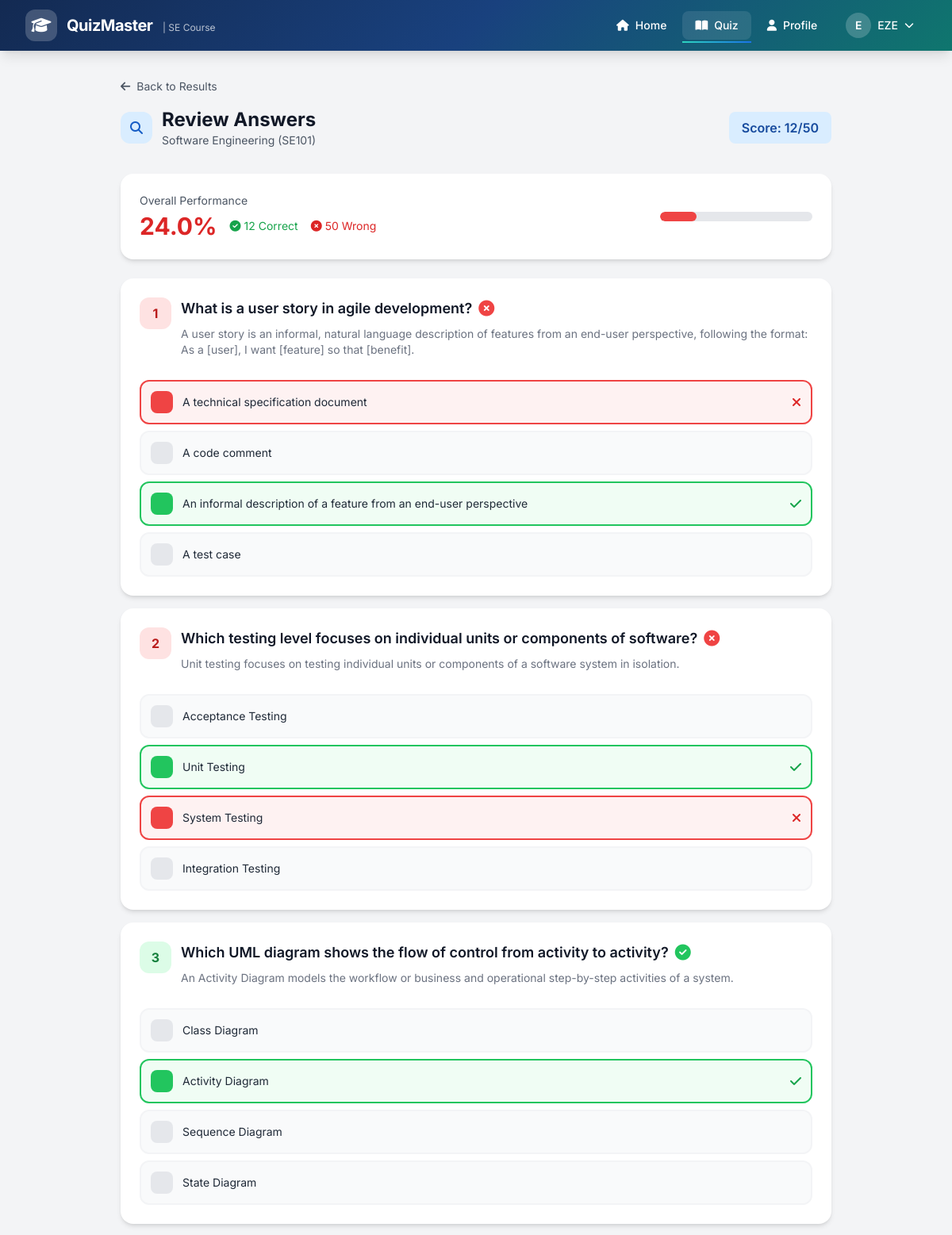
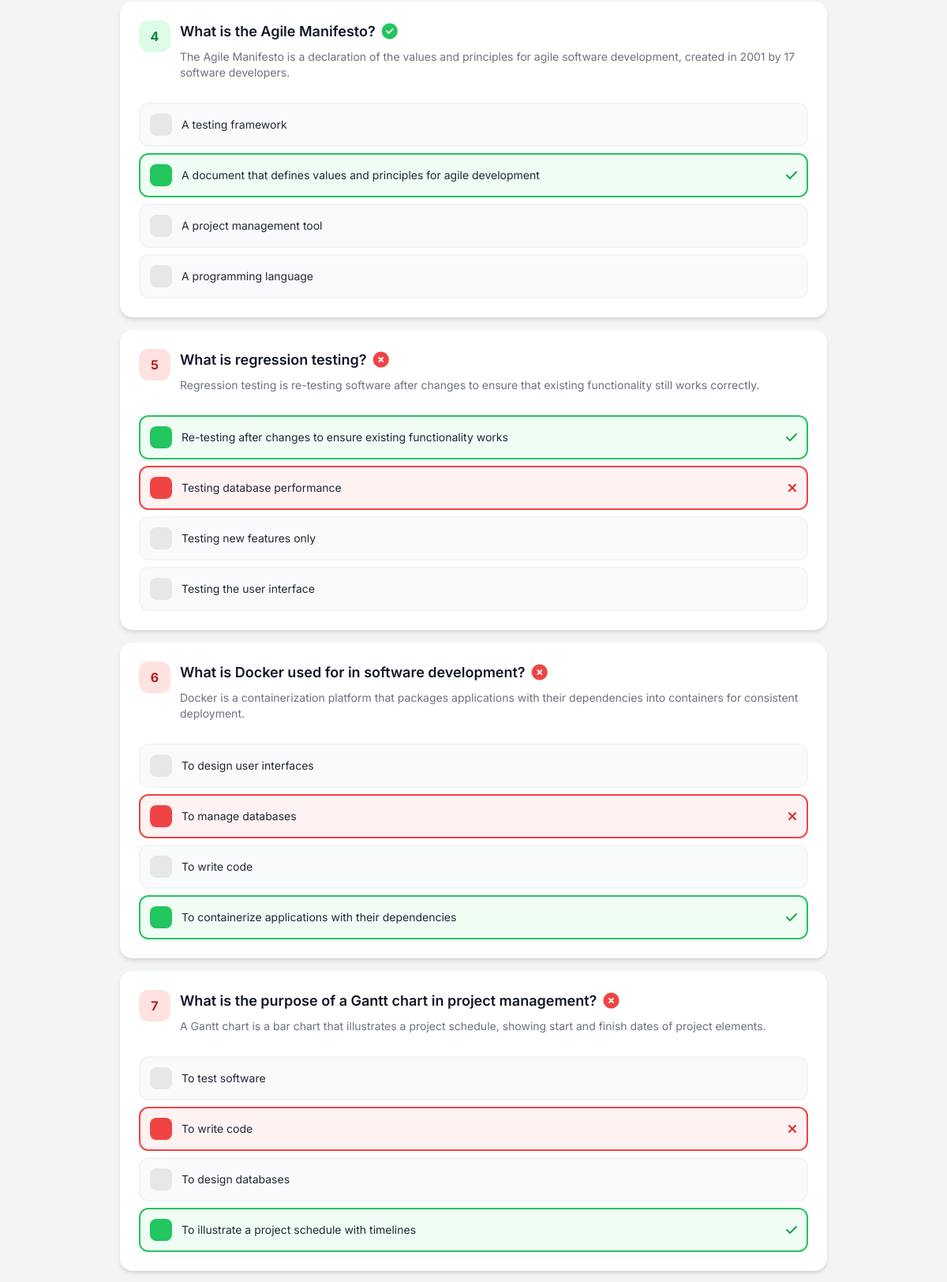
Screenshot of /quiz/review/ (signed in, upper part) with the database file from the repository (2 pictures, top to bottom).
### quiz/models.py (models this page shows, shortened)
class QuizAttempt(models.Model):
    STATUS_CHOICES = [
        ('in_progress', 'In Progress'),
        ('completed', 'Completed'),
        ('timed_out', 'Timed Out'),
    ]
    user = models.ForeignKey(User, on_delete=models.CASCADE, related_name='quiz_attempts')
    course = models.ForeignKey(Course, on_delete=models.CASCADE, related_name='attempts')
    started_at = models.DateTimeField(auto_now_add=True)
    completed_at = models.DateTimeField(null=True, blank=True)
    score = models.PositiveIntegerField(null=True, blank=True)
    total_questions = models.PositiveIntegerField(default=50)
    status = models.CharField(max_length=20, choices=STATUS_CHOICES, default='in_progress')
    question_order = models.JSONField(default=list, help_text="Shuffled question IDs")
    option_mapping = models.JSONField(default=dict, help_text="Shuffled option mappings per question")
    time_remaining = models.PositiveIntegerField(null=True, blank=True, help_text="Time remaining in seconds")
    class Meta:
        ordering = ['-started_at']
        unique_together = ['user', 'course', 'status']
    def get_shuffled_questions(self):
        if not self.question_order:
            questions = list(Question.objects.filter(course=self.course, is_active=True))
            random.shuffle(questions)
            self.question_order = [q.id for q in questions]
            self.save(update_fields=['question_order'])
        else:
            questions = list(Question.objects.filter(id__in=self.question_order, is_active=True))
            questions.sort(key=lambda q: self.question_order.index(q.id))
        return questions
    def get_shuffled_options(self, question):
        qid = str(question.id)
        options = list(question.options.all())
        if not self.option_mapping or qid not in self.option_mapping:
            original_ids = [opt.id for opt in options]
            shuffled_ids = original_ids.copy()
            random.shuffle(shuffled_ids)
            if not self.option_mapping:
                self.option_mapping = {}
            self.option_mapping[qid] = shuffled_ids
            self.save(update_fields=['option_mapping'])
        else:
            shuffled_ids = self.option_mapping[qid]
            options_dict = {opt.id: opt for opt in options}
            options = [options_dict[oid] for oid in shuffled_ids if oid in options_dict]
        return options
    def get_percentage(self):
        if self.score is None or self.total_questions == 0:
            return 0
        return round((self.score / self.total_questions) * 100, 2)
    def is_passed(self):
        try:
            settings = self.course.settings
            return self.score is not None and self.score >= settings.passing_score
        except QuizSettings.DoesNotExist:
            return self.score is not None and self.score >= 25

class Question(models.Model):
    DIFFICULTY_CHOICES = [
        ('easy', 'Easy'),
        ('medium', 'Medium'),
        ('hard', 'Hard'),
    ]
    course = models.ForeignKey(Course, on_delete=models.CASCADE, related_name='questions')
    text = models.TextField()
    difficulty = models.CharField(max_length=10, choices=DIFFICULTY_CHOICES, default='medium')
    explanation = models.TextField(blank=True, help_text="Explanation for the correct answer")
    created_at = models.DateTimeField(auto_now_add=True)
    updated_at = models.DateTimeField(auto_now=True)
    is_active = models.BooleanField(default=True)
    class Meta:
        ordering = ['-created_at']
    def get_correct_option(self):
        return self.options.filter(is_correct=True).first()

class Option(models.Model):
    question = models.ForeignKey(Question, on_delete=models.CASCADE, related_name='options')
    text = models.CharField(max_length=500)
    is_correct = models.BooleanField(default=False)
    class Meta:
        ordering = ['id']

### quiz/views.py (the view)
# urls.py: path('review/', views.review_quiz, name='review_quiz'),
@login_required
def review_quiz(request):
    user = request.user
    course = get_or_create_default_course()
    settings = get_or_create_quiz_settings(course)
    if not settings.are_results_released():
        messages.info(request, 'Results have not been released yet.')
        return redirect('quiz_results')
    attempt = user.quiz_attempts.filter(
        course=course,
        status__in=['completed', 'timed_out']
    ).first()
    if not attempt:
        messages.info(request, 'No completed quiz found.')
        return redirect('quiz_dashboard')
    questions_data = []
    questions = attempt.get_shuffled_questions()
    answers = {ans.question_id: ans for ans in attempt.answers.all()}
    for idx, question in enumerate(questions, 1):
        options = attempt.get_shuffled_options(question)
        answer = answers.get(question.id)
        questions_data.append({
            'number': idx,
            'question': question,
            'options': options,
            'selected_option': answer.selected_option if answer else None,
            'is_correct': answer.is_correct if answer else False,
            'correct_option': question.get_correct_option()
        })
    context = {
        'attempt': attempt,
        'settings': settings,
        'questions_data': questions_data,
        'score_percentage': attempt.get_percentage(),
        'is_passed': attempt.is_passed(),
    }
    return render(request, 'quiz/review.html', context)

### templates/quiz/review.html (shortened to what this page needs)
{% extends 'base.html' %}
{% block content %}
<section class="py-8 px-4 bg-gray-100 min-h-screen">
    <div class="max-w-4xl mx-auto">
        <div class="mb-8 ">
            <a href="{% url 'quiz_results' %}" class="inline-flex items-center text-sm text-gray-600 hover:text-primary-700 transition-colors mb-4">
                <i class="fas fa-arrow-left mr-2"></i>Back to Results
            </a>
            <div class="flex items-center justify-between flex-wrap gap-4">
                <div class="flex items-center space-x-3">
                    <div class="w-10 h-10 bg-primary-100 rounded-xl flex items-center justify-center">
                        <i class="fas fa-search text-primary-700"></i>
                    </div>
                    <div>
                        <h1 class="text-2xl font-bold text-gray-900">Review Answers</h1>
                        <p class="text-gray-600 text-sm">Software Engineering (SE101)</p>
                    </div>
                </div>
                <div class="flex items-center space-x-3">
                    <span class="px-4 py-2 bg-primary-100 text-primary-800 rounded-lg font-semibold">
                        Score: {{ attempt.score }}/{{ attempt.total_questions }}
                    </span>
                </div>
            </div>
        </div>
        <div class="bg-white rounded-2xl shadow-md p-6 mb-6 ">
            <div class="flex items-center justify-between flex-wrap gap-4">
                <div>
                    <p class="text-sm text-gray-600 mb-1">Overall Performance</p>
                    <div class="flex items-center space-x-4">
                        <div class="text-3xl font-bold {% if is_passed %}text-green-600{% else %}text-red-600{% endif %}">
                            {{ score_percentage }}%
                        </div>
                        <div class="flex space-x-4 text-sm">
                            <span class="flex items-center text-green-600">
                                <i class="fas fa-check-circle mr-1"></i>
                                {{ attempt.score }} Correct
                            </span>
                            <span class="flex items-center text-red-600">
                                <i class="fas fa-times-circle mr-1"></i>
                                {{ attempt.total_questions|add:"-"|add:attempt.score|default:attempt.total_questions }} Wrong
                            </span>
                        </div>
                    </div>
                </div>
                <div class="w-full md:w-48">
                    <div class="h-3 bg-gray-200 rounded-full overflow-hidden">
                        <div class="h-full {% if is_passed %}bg-green-500{% else %}bg-red-500{% endif %} rounded-full" style="width: {{ score_percentage }}%"></div>
                    </div>
                </div>
            </div>
        </div>
        <div class="space-y-4">
            {% for q in questions_data %}
                <div class="bg-white rounded-2xl shadow-md p-6 " style="animation-delay: {{ forloop.counter }}00ms">
                    <div class="flex items-start space-x-3 mb-4">
                        <div class="w-10 h-10 {% if q.is_correct %}bg-green-100{% else %}bg-red-100{% endif %} rounded-xl flex items-center justify-center flex-shrink-0">
                            <span class="font-bold {% if q.is_correct %}text-green-700{% else %}text-red-700{% endif %}">{{ forloop.counter }}</span>
                        </div>
                        <div class="flex-1">
                            <div class="flex items-center space-x-2 mb-2">
                                <h3 class="text-lg font-semibold text-gray-900">{{ q.question.text }}</h3>
                                {% if q.is_correct %}
                                    <i class="fas fa-check-circle text-green-500 text-xl"></i>
                                {% else %}
                                    <i class="fas fa-times-circle text-red-500 text-xl"></i>
                                {% endif %}
                            </div>
                            {% if q.question.explanation %}
                                <p class="text-sm text-gray-500 mb-3">{{ q.question.explanation }}</p>
                            {% endif %}
                        </div>
                    </div>
                    <div class="ml-13 space-y-2">
                        {% for option in q.options %}
                            <div class="flex items-center space-x-3 p-3 rounded-xl border-2
                                {% if option.id == q.correct_option.id %}
                                    border-green-500 bg-green-50
                                {% elif option.id == q.selected_option.id and not q.is_correct %}
                                    border-red-500 bg-red-50
                                {% else %}
                                    border-gray-100 bg-gray-50
                                {% endif %}">
                                <div class="w-7 h-7 rounded-lg flex items-center justify-center text-sm font-semibold flex-shrink-0
                                    {% if option.id == q.correct_option.id %}
                                        bg-green-500 text-white
                                    {% elif option.id == q.selected_option.id and not q.is_correct %}
                                        bg-red-500 text-white
                                    {% else %}
                                        bg-gray-200 text-gray-600
                                    {% endif %}">
                                </div>
                                <span class="flex-1 text-gray-800 text-sm">{{ option.text }}</span>
                                {% if option.id == q.correct_option.id %}
                                    <i class="fas fa-check text-green-600"></i>
                                {% elif option.id == q.selected_option.id and not q.is_correct %}
                                    <i class="fas fa-times text-red-600"></i>
                                {% endif %}
                            </div>
                        {% endfor %}
                    </div>
                </div>
            {% endfor %}
        </div>
    </div>
</section>
{% endblock %}

### templates/base.html (shortened to what this page needs)
<!DOCTYPE html>
<html lang="en">
<head>
    <script src="https://cdn.tailwindcss.com"></script>
    <link rel="stylesheet" href="https://cdnjs.cloudflare.com/ajax/libs/font-awesome/6.5.1/css/all.min.css">
</head>
<body class="bg-gray-50 min-h-screen flex flex-col">
     <nav class="gradient-bg text-white shadow-lg sticky top-0 z-50">
        <div class="max-w-7xl mx-auto px-4 sm:px-6 lg:px-8">
            <div class="flex justify-between items-center h-16">
                <a href="{% url 'home' %}" class="flex items-center space-x-3 group">
                    <div class="w-10 h-10 bg-white/20 rounded-xl flex items-center justify-center backdrop-blur-sm group-hover:bg-white/30 transition-all duration-300">
                        <i class="fas fa-graduation-cap text-xl"></i>
                    </div>
                    <div>
                        <span class="text-xl font-bold tracking-tight">QuizMaster</span>
                        <span class="hidden sm:inline text-xs text-white/70 ml-2">| SE Course</span>
                    </div>
                </a>
                <div class="hidden md:flex items-center space-x-1">
                    <a href="{% url 'home' %}" class="nav-link px-4 py-2 rounded-lg text-sm font-medium hover:bg-white/10 transition-all {% if request.path == '/' %}active bg-white/10{% endif %}">
                        <i class="fas fa-home mr-2"></i>Home
                    </a>
                    {% if user.is_authenticated %}
                        {% if user.is_superuser %}
                            <a href="{% url 'admin_dashboard' %}" class="nav-link px-4 py-2 rounded-lg text-sm font-medium hover:bg-white/10 transition-all {% if 'admin' in request.path %}active bg-white/10{% endif %}">
                                <i class="fas fa-chart-line mr-2"></i>Dashboard
                            </a>
                            <a href="{% url 'manage_questions' %}" class="nav-link px-4 py-2 rounded-lg text-sm font-medium hover:bg-white/10 transition-all {% if 'question' in request.path %}active bg-white/10{% endif %}">
                                <i class="fas fa-list mr-2"></i>Questions
                            </a>
                            <a href="{% url 'view_results' %}" class="nav-link px-4 py-2 rounded-lg text-sm font-medium hover:bg-white/10 transition-all {% if 'results' in request.path %}active bg-white/10{% endif %}">
                                <i class="fas fa-chart-bar mr-2"></i>Results
                            </a>
                        {% else %}
                            <a href="{% url 'quiz_dashboard' %}" class="nav-link px-4 py-2 rounded-lg text-sm font-medium hover:bg-white/10 transition-all {% if 'quiz' in request.path %}active bg-white/10{% endif %}">
                                <i class="fas fa-book-open mr-2"></i>Quiz
                            </a>
                            <a href="{% url 'profile' %}" class="nav-link px-4 py-2 rounded-lg text-sm font-medium hover:bg-white/10 transition-all {% if 'profile' in request.path %}active bg-white/10{% endif %}">
                                <i class="fas fa-user mr-2"></i>Profile
                            </a>
                        {% endif %}
                        <div class="relative ml-4" id="userMenuContainer">
                            <button onclick="toggleUserMenu()" class="flex items-center space-x-2 px-4 py-2 rounded-lg hover:bg-white/10 transition-all">
                                <div class="w-8 h-8 bg-white/20 rounded-full flex items-center justify-center text-sm font-semibold">
                                    {{ user.first_name|first|default:user.username|first|upper }}
                                </div>
                                <span class="text-sm font-medium">{{ user.first_name|default:user.username }}</span>
                                <i class="fas fa-chevron-down text-xs"></i>
                            </button>
                        </div>
                    {% endif %}
                </div>
            </div>
        </div>
    </nav>
    <main class="flex-grow">
        {% block content %}{% endblock %}
    </main>
</body>
</html>

### rows the page displays
QuizAttempt: score "12", total_questions "50", total_questions|add "50"
Question: question.text "What is a user story in agile development?", question.explanation "A user story is an informal, natural language description of features from an end-user perspective, following the format: As a [user], I want [feature] so that [benefit]."
Option: text "A technical specification document"
Option: text "A code comment"
Option: text "An informal description of a feature from an end-user perspective"
Option: text "A test case"
Question: question.text "Which testing level focuses on individual units or components of software?", question.explanation "Unit testing focuses on testing individual units or components of a software system in isolation."
Option: text "Acceptance Testing"
Option: text "Unit Testing"
Option: text "System Testing"
Option: text "Integration Testing"
Question: question.text "Which UML diagram shows the flow of control from activity to activity?", question.explanation "An Activity Diagram models the workflow or business and operational step-by-step activities of a system."
Option: text "Class Diagram"
Option: text "Activity Diagram"
Option: text "Sequence Diagram"
Option: text "State Diagram"
Question: question.text "What is the Agile Manifesto?", question.explanation "The Agile Manifesto is a declaration of the values and principles for agile software development, created in 2001 by 17 software developers."
Option: text "A testing framework"
Option: text "A document that defines values and principles for agile development"
Option: text "A project management tool"
Option: text "A programming language"
Question: question.text "What is regression testing?", question.explanation "Regression testing is re-testing software after changes to ensure that existing functionality still works correctly."
Option: text "Re-testing after changes to ensure existing functionality works"
Option: text "Testing database performance"
Option: text "Testing new features only"
Option: text "Testing the user interface"
Question: question.text "What is Docker used for in software development?", question.explanation "Docker is a containerization platform that packages applications with their dependencies into containers for consistent deployment."
Option: text "To design user interfaces"
Option: text "To manage databases"
Option: text "To write code"
Option: text "To containerize applications with their dependencies"
Question: question.text "What is the purpose of a Gantt chart in project management?", question.explanation "A Gantt chart is a bar chart that illustrates a project schedule, showing start and finish dates of project elements."
Option: text "To test software"
Option: text "To write code"
Option: text "To design databases"
Option: text "To illustrate a project schedule with timelines"

### other values shown
{{ user.first_name|first|default:user.username|first|upper }} "E"
{{ user.first_name|default:user.username }} "EZE"
{{ score_percentage }} "24.0"
